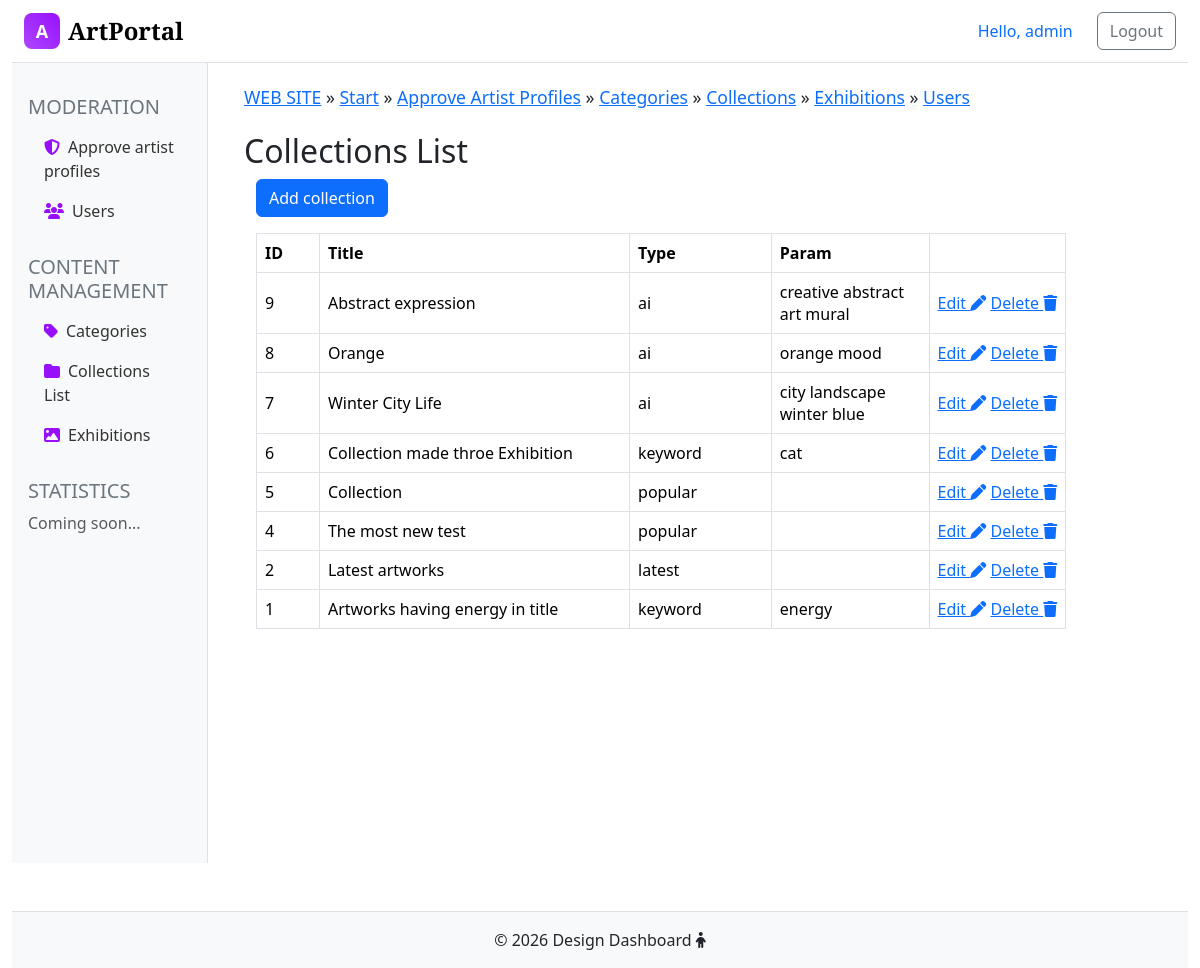
The app's page /admin/collections (signed in) with its own data.
### tables this page shows
CREATE TABLE `collections` (
  `id` int(11) NOT NULL,
  `title` varchar(255) NOT NULL,
  `type` enum('keyword','category','latest','random','popular','ai') NOT NULL,
  `param` varchar(100) DEFAULT NULL COMMENT 'filter parameter'
);

### admin/controllers/Admin/CollectionController.php (called while the page is built, shortened)
<?php
class CollectionController {
    public static function collectionsList() {
        $arr = Collections::getCollectionsList();
        include_once 'views/collections-list.php';
    }
}

### admin/index.php (called while the page is built, shortened)
<?php
require_once '../config/Database.php';
include_once("../models/Collections.php");
include_once("controllers/Admin/CollectionController.php");
include('routes/routing.php');

### models/Collections.php (called while the page is built, shortened)
<?php
class Collections {
    public static function getCollectionsList() {
        $sql = "SELECT * FROM collections ORDER BY id DESC";
        $db = new Database();
        return $db->getAll($sql);
    }
}

### config/Database.php (called while the page is built, shortened)
<?php
class Database {
    private $conn;
    private $host;
    private $user;
    private $password;
    private $baseName;
    function __construct() {
        $this->host = $_ENV['DB_HOST'] ?? 'localhost';
        $this->user = $_ENV['DB_USER'] ?? 'root';
        $this->password = $_ENV['DB_PASSWORD'] ?? '';
        $this->baseName = $_ENV['DB_NAME'] ?? 'art_portal';
    }
    function connect() {
        if (!$this->conn) {
            try {
                $this->conn = new PDO('mysql:host='.$this->host.';dbname='.$this->baseName.';charset=utf8mb4',
                $this->user,
                $this->password,
                );
                $this->conn->setAttribute(PDO::ATTR_ERRMODE, PDO::ERRMODE_EXCEPTION);
            }
            catch (PDOException $e) {
                error_log('Database connection error: ' . $e->getMessage());
                throw new Exception('Database connection error');
            }
        }
        return $this->conn;
    }
    function disconnect() {
        if ($this->conn) {
            $this->conn = null;
        }
    }
    function getAll($query, $params = []) {
        try {
            $stmt = $this->conn->prepare($query);
        $stmt->execute($params);
        $stmt->setFetchMode(PDO::FETCH_ASSOC);
        $response = $stmt->fetchAll();
        return $response;
        } catch (PDOException $e) {
            error_log('Database query error: ' . $e->getMessage());
            throw new Exception('Database operation failed');
        }
    }
}

### admin/views/collections-list.php (the view, shortened to what this page needs)
<h2>Collections List</h2>
<div class="container" style="min-height:400px;">
    <div class="mb-3">
        <a class="btn btn-primary" href="create-collection" role="button">Add collection</a>
    </div>
    <div class="col-md-11">
        <div class="table-responsive">
            <table class="table table-bordered align-middle">
                <tr>
                    <th width="8%">ID</th>
                    <th width="40%">Title</th>
                    <th width="18%">Type</th>
                    <th width="20%">Param</th>
                    <th width="14%"></th>
                </tr>
                <?php if (!empty($arr)): ?>
                    <?php foreach ($arr as $row): ?>
                        <tr>
                            <td><?php echo htmlspecialchars((string)$row['id'], ENT_QUOTES, 'UTF-8'); ?></td>
                            <td><?php echo htmlspecialchars($row['title'] ?? '', ENT_QUOTES, 'UTF-8'); ?></td>
                            <td><?php echo htmlspecialchars($row['type'] ?? '', ENT_QUOTES, 'UTF-8'); ?></td>
                            <td><?php echo htmlspecialchars($row['param'] ?? '', ENT_QUOTES, 'UTF-8'); ?></td>
                            <td class="text-nowrap">
                                <a href="edit-collection?id=<?php echo (int)$row['id']; ?>">Edit <i class="fa fa-pen" aria-hidden="true"></i></a>
                                <a href="delete-collection?id=<?php echo (int)$row['id']; ?>">Delete <i class="fa fa-trash" aria-hidden="true"></i></a>
                            </td>
                        </tr>
                    <?php endforeach; ?>
                <?php else: ?>
                    <tr>
                        <td colspan="5" class="text-center text-muted py-4">No collections found.</td>
                    </tr>
                <?php endif; ?>
            </table>
        </div>
    </div>
</div>
<?php include "views/templates/layout.php"; ?>

### records on screen
collections: id "9", title "Abstract expression", type "ai", param "creative abstract art mural"
collections: id "8", title "Orange", type "ai", param "orange mood"
collections: id "7", title "Winter City Life", type "ai", param "city landscape winter blue"
collections: id "6", title "Collection made throe Exhibition", type "keyword", param "cat"
collections: id "5", title "Collection", type "popular"
collections: id "4", title "The most new test", type "popular"
collections: id "2", title "Latest artworks", type "latest"
collections: id "1", title "Artworks having energy in title", type "keyword", param "energy"

### other values on screen
$_SESSION["name"] "admin"
